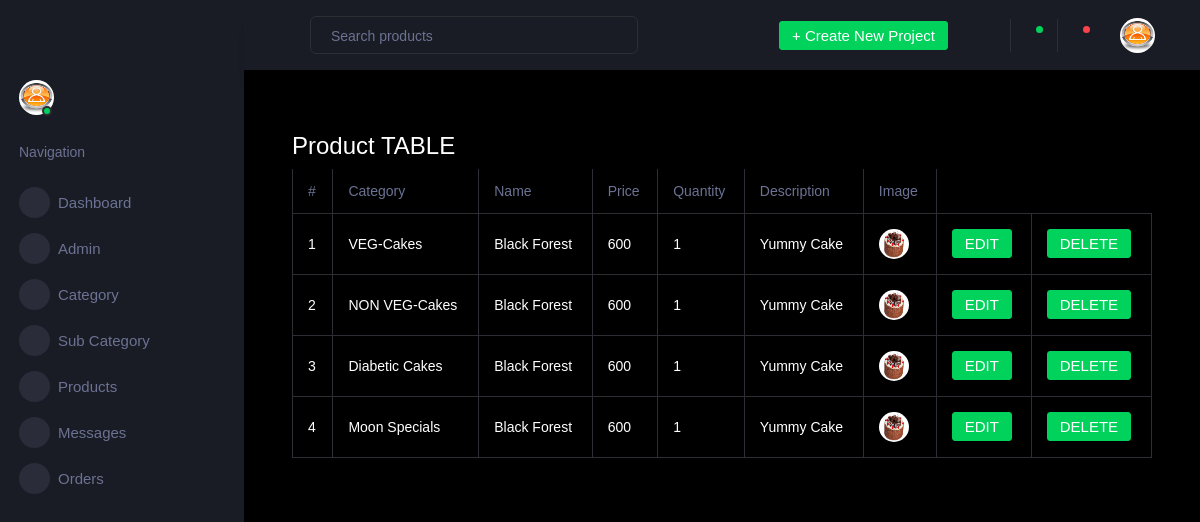
Page /backendapp/prodisp/ on the committed database.
### backendapp/models.py (models this page shows)
class Productdb(models.Model):
    subName=models.CharField(max_length=100, null=True, blank=True)
    Name = models.CharField(max_length=100, null=True, blank=True)
    Price = models.EmailField(max_length=100, null=True, blank=True)
    Quantity = models.IntegerField()
    Description = models.TextField(max_length=100, null=True, blank=True)
    Image = models.ImageField(upload_to="Profile Image", null=True, blank=True)

### backendapp/views.py (the view)
# urls.py: path('prodisp/',views.prodisp,name="prodisp"),
def prodisp(request):
    data = Productdb.objects.all()
    return render(request, "DisplayProduct.html", {'data': data})

### backendapp/Templates/DisplayProduct.html (shortened to what this page needs)
<!DOCTYPE html>
{% extends 'index.html' %}
{% block content %}
<html lang="en">
<head>
</head>
<body>
<div class="card-body">
                    <h4 class="card-title"><h3>Product TABLE</h3></h4>
                    <div class="table-responsive">
                      <table class="table table-bordered table-contextual">
                        <thead>
                          <tr>
                            <th> # </th>
                            <th> Category </th>
                            <th> Name </th>
                            <th> Price </th>
                            <th> Quantity </th>
                            <th> Description </th>
                              <th>Image</th>
                          </tr>
                        </thead>
                        <tbody>
                        {% for d in data %}
                        <tr>
                            <td>{{d.id}}</td>
                            <td>{{d.subName}}</td>
                            <td>{{d.Name}}</td>
                            <td>{{d.Price}}</td>
                            <td>{{d.Quantity}}</td>
                            <td>{{d.Description}}</td>
                            <td>
                            <img src="{{ d.Image.url}}">
                            </td>
                            <td>
                                <form action="{% url 'Editpro' dataid=d.id %}">
                                    <button type="submit" class="btn btn-success">EDIT</button>
                                </form>
                            </td>
                            <td>
                                <form action="{% url 'Deletepro' dataid=d.id %}">
                                    <button type="submit" class="btn btn-success">DELETE</button>
                                </form>
                            </td>
                          </tr>
                        {% endfor %}
                        </tbody>
                      </table>
                    </div>
                  </div>
</body>
</html>
{% endblock %}

### rows in the picture
Productdb: id "1", subName "VEG-Cakes", Name "Black Forest", Price "600", Quantity "1", Description "Yummy Cake", Image (picture)
Productdb: id "2", subName "NON VEG-Cakes", Name "Black Forest", Price "600", Quantity "1", Description "Yummy Cake", Image (picture)
Productdb: id "3", subName "Diabetic Cakes", Name "Black Forest", Price "600", Quantity "1", Description "Yummy Cake", Image (picture)
Productdb: id "4", subName "Moon Specials", Name "Black Forest", Price "600", Quantity "1", Description "Yummy Cake", Image (picture)
